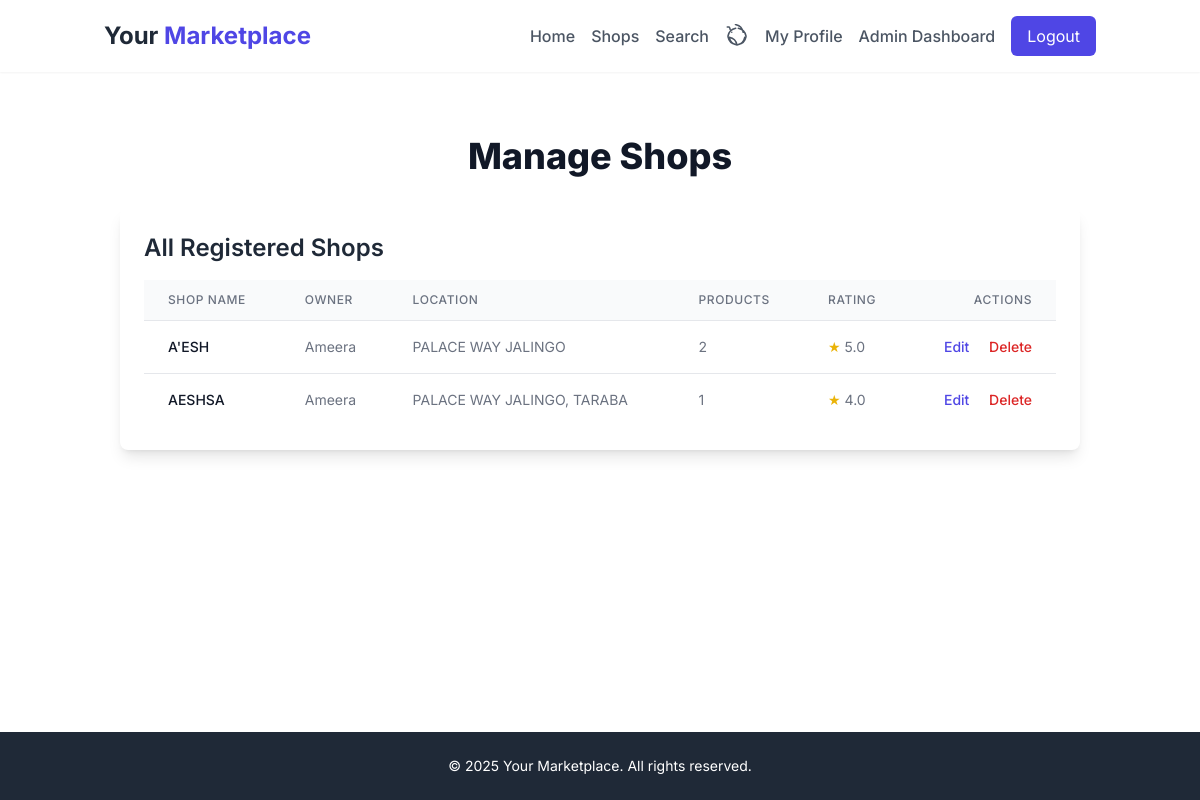
The app's page /admin/shops (signed in) with its own data.
### app/models.py (models this page shows, shortened)
class Shop(db.Model):
    id = db.Column(db.Integer, primary_key=True)
    name = db.Column(db.String(100), nullable=False)
    description = db.Column(db.Text)
    location = db.Column(db.String(100))
    whatsapp_number = db.Column(db.String(20))
    logo = db.Column(db.String(100), nullable=True)
    user_id = db.Column(db.Integer, db.ForeignKey('user.id'))
    created_at = db.Column(db.DateTime, default=datetime.utcnow)
    products = db.relationship('Product', backref='shop', lazy='dynamic')
    ratings = db.relationship('Rating', backref='shop', lazy='dynamic')
    order_items = db.relationship('OrderItem', backref='shop_ordered', lazy='dynamic')
    def average_rating(self):
        ratings = [rating.value for rating in self.ratings]
        return round(sum(ratings) / len(ratings), 2) if ratings else 0
    __table_args__ = (
        db.UniqueConstraint('name', 'user_id', name='unique_shop_per_user'),
    )

class User(UserMixin, db.Model):
    id = db.Column(db.Integer, primary_key=True)
    username = db.Column(db.String(64), index=True, unique=True, nullable=False)
    email = db.Column(db.String(120), index=True, unique=True, nullable=False)
    password_hash = db.Column(db.String(128))
    role = db.Column(db.String(20), default='customer')  # 'admin', 'marketer', 'customer'
    is_approved = db.Column(db.Boolean, default=False)
    created_at = db.Column(db.DateTime, default=datetime.utcnow)
    shops = db.relationship('Shop', backref='owner', lazy='dynamic')
    ratings = db.relationship('Rating', backref='user', lazy='dynamic')
    orders = db.relationship('Order', backref='customer', lazy='dynamic')
    notifications = db.relationship('Notification', backref='user', lazy='dynamic') # New: User can have notifications

class Rating(db.Model):
    id = db.Column(db.Integer, primary_key=True)
    value = db.Column(db.Integer, nullable=False)
    comment = db.Column(db.Text)
    product_id = db.Column(db.Integer, db.ForeignKey('product.id'))
    user_id = db.Column(db.Integer, db.ForeignKey('user.id'))
    shop_id = db.Column(db.Integer, db.ForeignKey('shop.id'))
    created_at = db.Column(db.DateTime, default=datetime.utcnow)

### app/admin.py (the view)
@bp.route('/shops')
@login_required
def shop_list():
    if current_user.role != 'admin':
        flash('Access denied.', 'danger')
        return redirect(url_for('customer.index'))
    shops = Shop.query.all()
    return render_template('admin/shops.html', shops=shops)

### app/models.py (called while the page is built)
@login.user_loader
def load_user(id):
    return User.query.get(int(id))

### app/templates/admin/shops.html (shortened to what this page needs)
{% extends "base.html" %}
{% block content %}
<div class="max-w-6xl mx-auto px-4 py-8">
    <h1 class="text-4xl font-extrabold text-gray-900 mb-8 text-center">Manage Shops</h1>
    <div class="bg-white p-6 rounded-lg shadow-lg mb-8">
        <h2 class="text-2xl font-semibold text-gray-800 mb-4">All Registered Shops</h2>
        {% if shops %}
            <div class="overflow-x-auto">
                <table class="min-w-full divide-y divide-gray-200">
                    <thead class="bg-gray-50">
                        <tr>
                            <th scope="col" class="px-6 py-3 text-left text-xs font-medium text-gray-500 uppercase tracking-wider">Shop Name</th>
                            <th scope="col" class="px-6 py-3 text-left text-xs font-medium text-gray-500 uppercase tracking-wider">Owner</th>
                            <th scope="col" class="px-6 py-3 text-left text-xs font-medium text-gray-500 uppercase tracking-wider">Location</th>
                            <th scope="col" class="px-6 py-3 text-left text-xs font-medium text-gray-500 uppercase tracking-wider">Products</th>
                            <th scope="col" class="px-6 py-3 text-left text-xs font-medium text-gray-500 uppercase tracking-wider">Rating</th>
                            <th scope="col" class="px-6 py-3 text-right text-xs font-medium text-gray-500 uppercase tracking-wider">Actions</th>
                        </tr>
                    </thead>
                    <tbody class="bg-white divide-y divide-gray-200">
                        {% for shop in shops %}
                        <tr>
                            <td class="px-6 py-4 whitespace-nowrap text-sm font-medium text-gray-900">{{ shop.name }}</td>
                            <td class="px-6 py-4 whitespace-nowrap text-sm text-gray-500">{{ shop.owner.username }}</td>
                            <td class="px-6 py-4 whitespace-nowrap text-sm text-gray-500">{{ shop.location }}</td>
                            <td class="px-6 py-4 whitespace-nowrap text-sm text-gray-500">{{ shop.products.count() }}</td>
                            <td class="px-6 py-4 whitespace-nowrap text-sm text-gray-500">
                                {% if shop.average_rating() > 0 %}
                                    <span class="text-yellow-500">★</span> {{ shop.average_rating() }}
                                {% else %}
                                    N/A
                                {% endif %}
                            </td>
                            <td class="px-6 py-4 whitespace-nowrap text-right text-sm font-medium">
                                <a href="{{ url_for('admin.edit_shop', shop_id=shop.id) }}" class="text-indigo-600 hover:text-indigo-900 mr-4">Edit</a>
                                <form action="{{ url_for('admin.delete_shop', shop_id=shop.id) }}" method="POST" class="inline-block" onsubmit="return confirm('Are you sure you want to delete this shop and all its associated products? This action cannot be undone.');">
                                    <button type="submit" class="text-red-600 hover:text-red-900">Delete</button>
                                </form>
                            </td>
                        </tr>
                        {% endfor %}
                    </tbody>
                </table>
            </div>
        {% else %}
            <div class="text-center text-gray-600">
                <p class="text-lg">No shops registered yet.</p>
            </div>
        {% endif %}
    </div>
</div>
{% endblock %}

### app/templates/base.html (style rules this page uses)
body { font-family: 'Inter', sans-serif; color: #1a202c; @apply bg-gray-50; }

### records on screen
Shop: name "A'ESH", owner.username "Ameera", location "PALACE WAY JALINGO", products.count "2", average_rating "5.0"
Shop: name "AESHSA", owner.username "Ameera", location "PALACE WAY JALINGO, TARABA", products.count "1", average_rating "4.0"

### other values on screen
{{ moment().format('YYYY') }} "2025"
